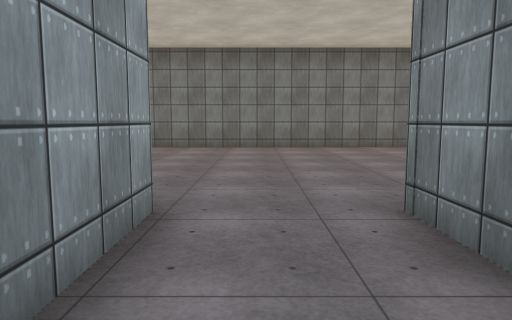
[1] (above)

13 first-person views from a walk through a Unity game level. The camera is 1.5 m above the floor, tilts 6° down and sees 70° across. The floor is counted in squares, 2 m on a side. Each view is taken from the middle of a square. On the plan, view 1 faces up. The plan holds only what a view shows up to about 11 squares ahead; the rest is blank. The place goes on beyond the plan. Some trees and plants on the terrain are drawn as simple stand-ins. The player is left out. Some surface patterns are stand-ins.

[2]
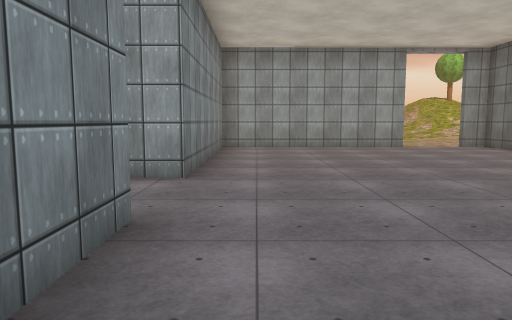

[3]
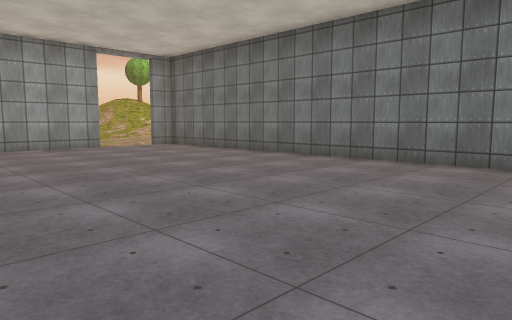

[4]
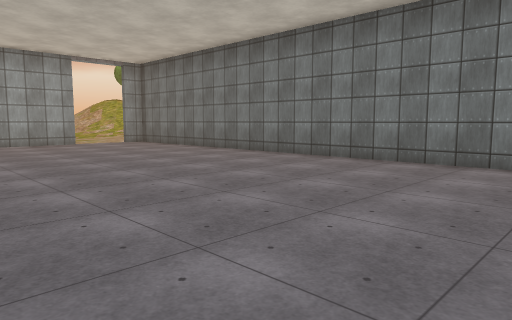

[5]
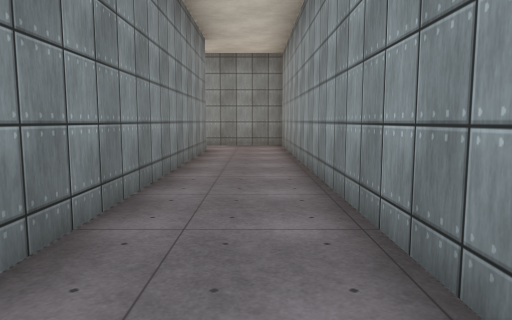

[6]
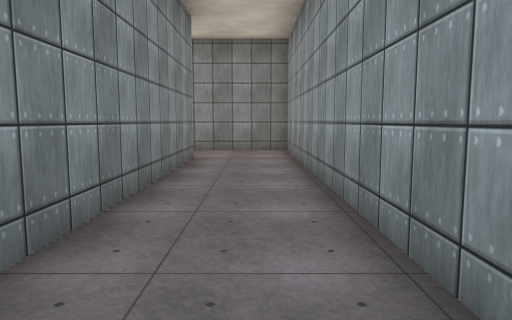

[7]
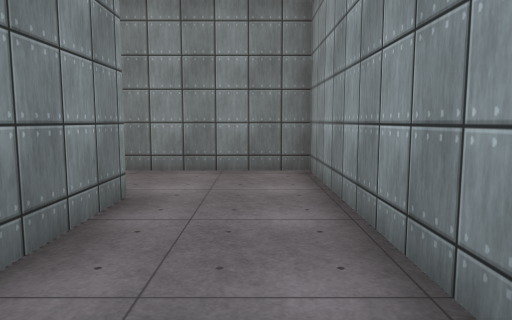

[8]
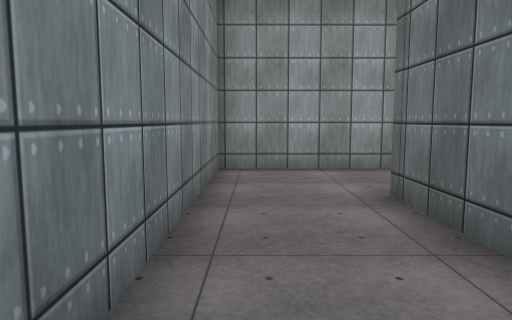

[9]
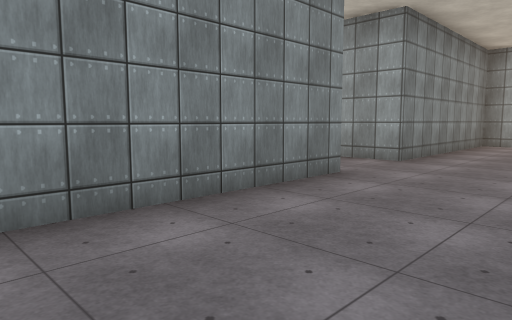

[10]
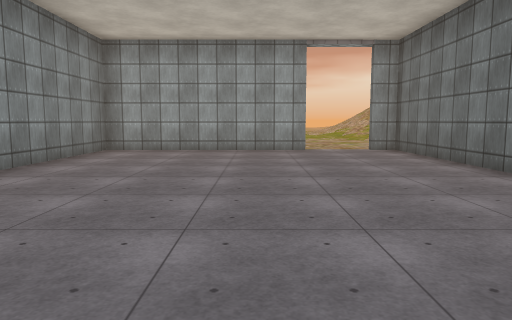

[11]
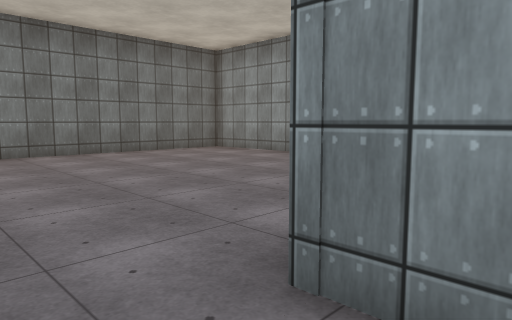

[12]
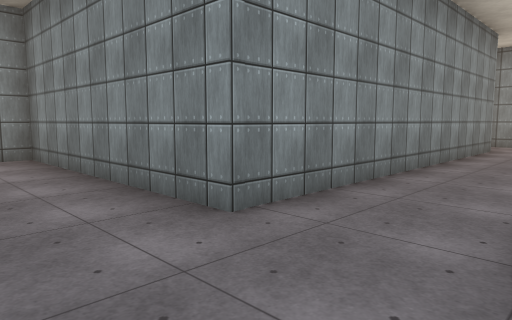

[13]
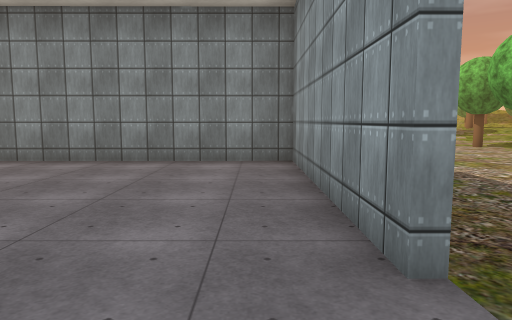

### Floor plan
Points are (right, up) in squares from view 1. A wall is a line through its corners. A room is listed if a view was taken in it or the views show most of it. See-through windows are left out.
Room 1 (views 1, 6, 7, 8, 11)
walls: (3.1, -5.6) (1.3, -5.6) (1.3, 3); (-0.9, 3) (-0.8, -7.6) (4.2, -7.6)
ways out: opening at (0, 4) to room 2
Room 2 (views 2, 3, 4, 5, 9, 10, 12, 13)
walls: (1.3, 3) (6.6, 3.1); (-6.7, 8.4) (-6.7, 3) (-0.9, 3); (6.6, 10.8) (-6.7, 10.7) (-6.7, 10.1)
ways out: opening at (0, 4) to room 1; opening at (-7, 9.5)

Positions as (right, up) in squares from view 1, and headings:
1: (0, 0), facing up
2: (4, 4), facing left
3: (4, 4), facing up-left
4: (6, 4), facing up-left
5: (0, 4), facing down
6: (0, 2), facing down
7: (0, -2), facing down
8: (5, -7), facing left
9: (6, 6), facing down-left
10: (3, 7), facing left
11: (0, 2), facing up-right
12: (-1, 5), facing down-right
13: (-6, 10), facing down
